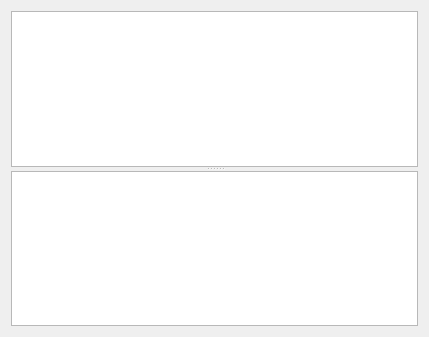
<?xml version="1.0" encoding="UTF-8"?>
<ui version="4.0">
 <class>TaskListWidget</class>
 <widget class="QWidget" name="TaskListWidget">
  <property name="geometry">
   <rect>
    <x>0</x>
    <y>0</y>
    <width>429</width>
    <height>337</height>
   </rect>
  </property>
  <property name="windowTitle">
   <string>Form</string>
  </property>
  <layout class="QVBoxLayout" name="verticalLayout">
   <item>
    <widget class="QSplitter" name="splitter">
     <property name="orientation">
      <enum>Qt::Vertical</enum>
     </property>
     <widget class="TableSqlWidget" name="tableMailView"/>
     <widget class="TextEditWidget" name="textEdit"/>
    </widget>
   </item>
  </layout>
 </widget>
 <customwidgets>
  <customwidget>
   <class>TableSqlWidget</class>
   <extends>QTableView</extends>
   <header location="global">tablesqlwidget.h</header>
  </customwidget>
  <customwidget>
   <class>TextEditWidget</class>
   <extends>QTextEdit</extends>
   <header>texteditwidget.h</header>
  </customwidget>
 </customwidgets>
 <resources/>
 <connections/>
</ui>
